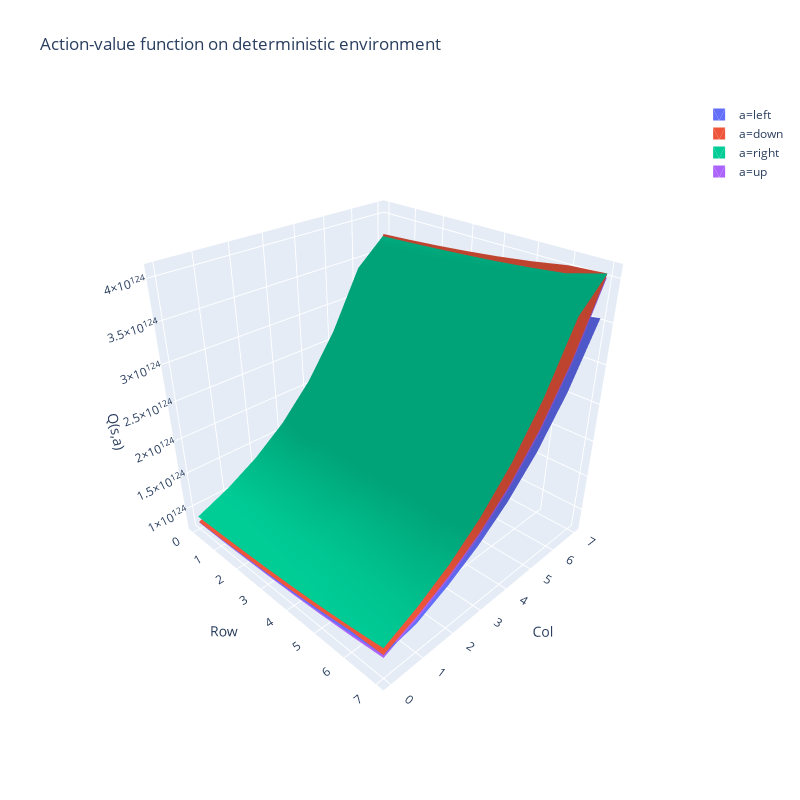

The code cell stored with this chart in its notebook:
### Markdown cell above
If we plot the action-value function for every state and action, we see that the features create a smooth curve where the maximum value is at the goal for all actions. On the deterministic environment, the action for going right dominates the state space with the highest value, the one exception being column 7 where the 'down' action is preferred. The resulting strategy following a greedy policy is that the agent goes right until it reaches column 7 and then proceeds to go down towards the goal.

### Code cell
plot_action_value_plotly(w_dlfsarsa2, title='Action-value function on deterministic environment')
